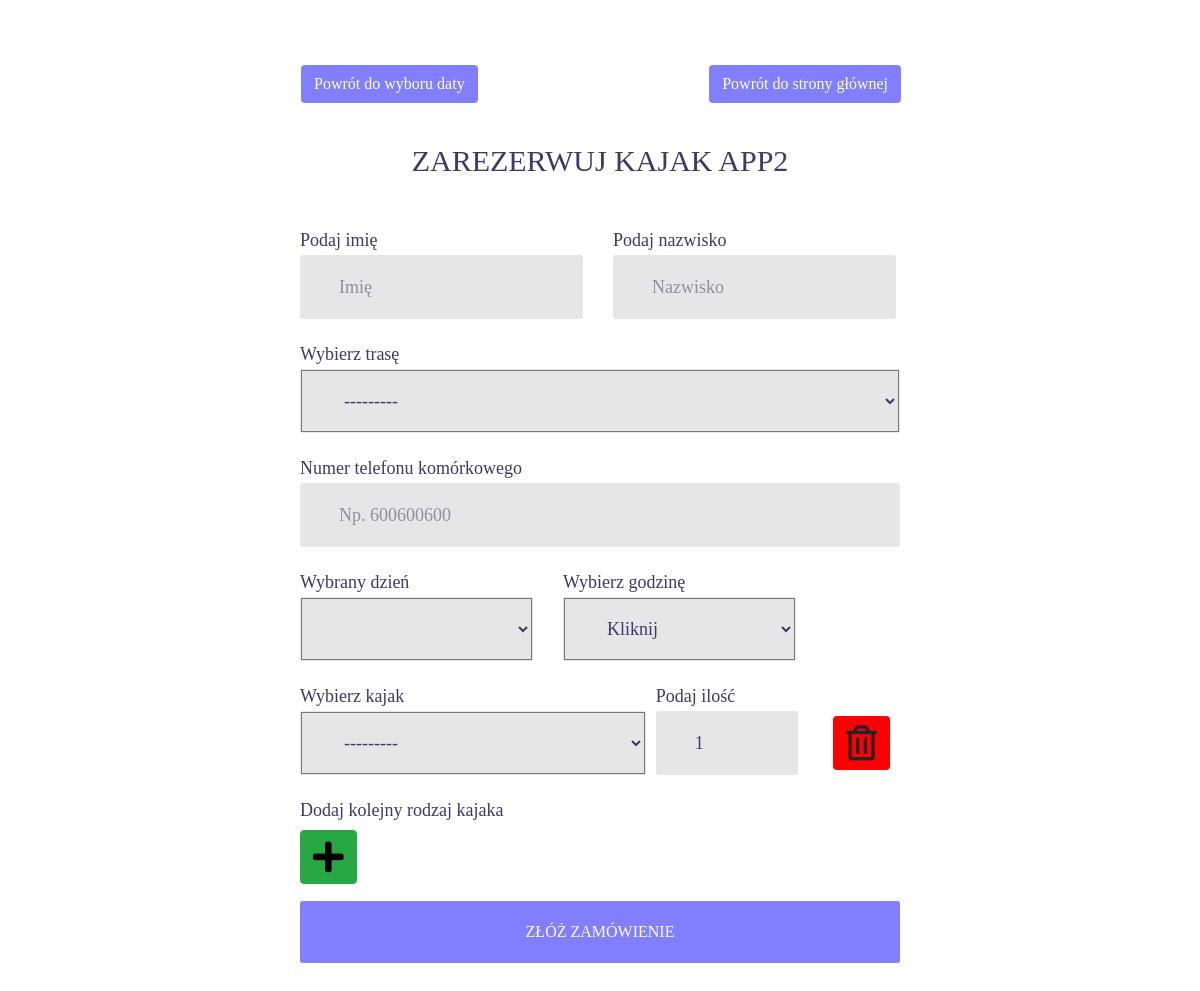
The app's page /app2/create/, older data.
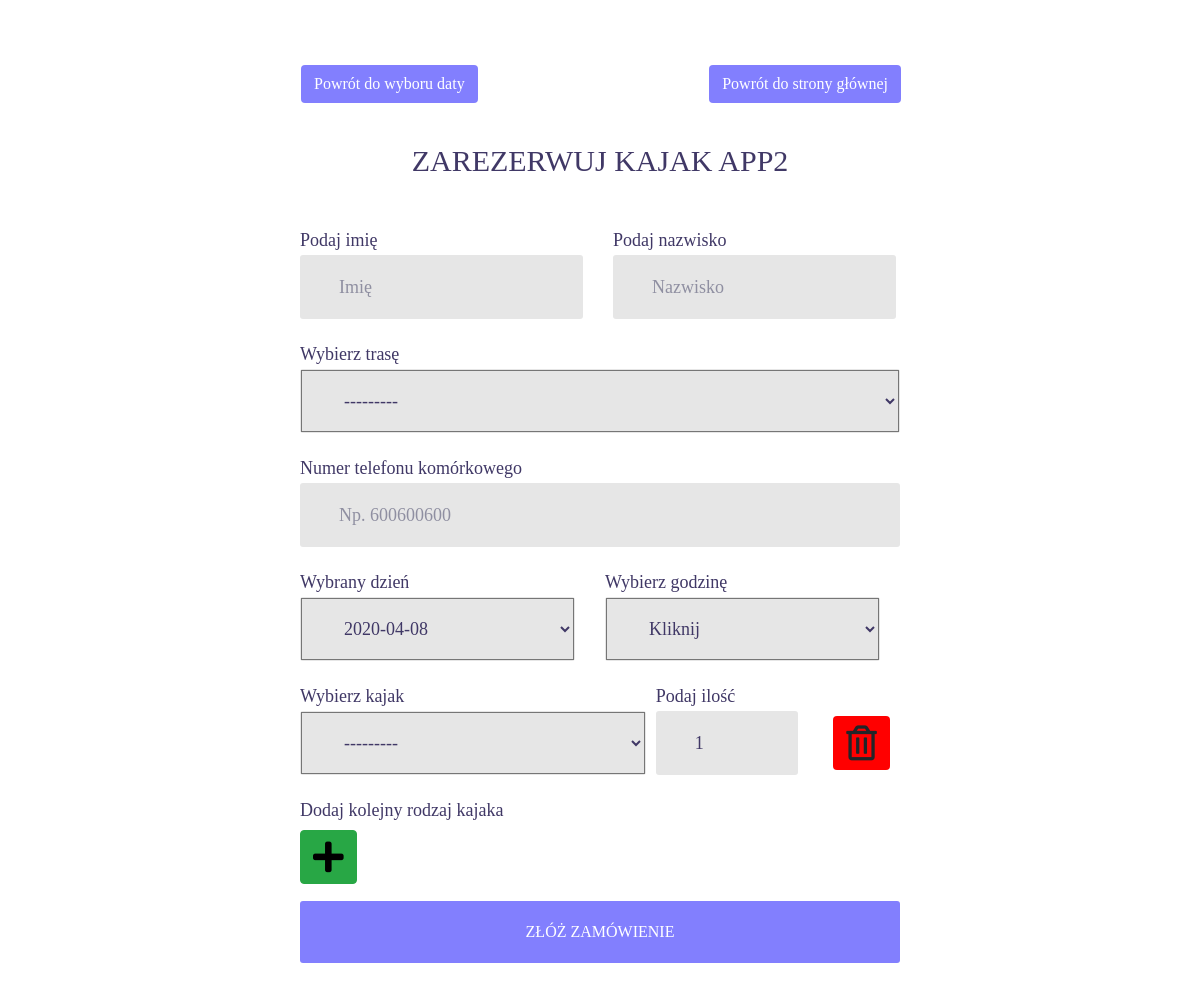
The same page, newer data.
### app2/models.py (models this page shows)
class BookingDate(models.Model):
    booking_date = models.DateField()
    def __str__(self):
        return '{}'.format(self.booking_date)

### app2/views.py (the view, shortened to what this page needs)
# urls.py: path('create/', BookingCreateView.as_view(), name='app1_create'),
class BookingCreateView(CreateView):
    model = Booking
    template_name = 'app2/booking/create_app2.html'
    form_class = BookingCreateForm
    success_url = reverse_lazy('registration:login')
    def get_context_data(self, **kwargs):
        data = super(BookingCreateView, self).get_context_data(**kwargs)
        data['current_time'] = datetime.datetime.now().time()
        data['start_break'] = datetime.time(12)
        data['stop_break'] = datetime.time(12, 30)
        data['app1_date_list'] = DateList.objects.values_list('date', flat=True)
        data['current_day'] = datetime.datetime.now().date()
        if self.request.POST:
            data['kayak_set'] = TermKayaksFormSet(self.request.POST, instance=self.object, prefix='kayak_set')
        else:
            data['kayak_set'] = TermKayaksFormSet(instance=self.object, prefix='kayak_set')
        return data

### app2/forms.py (shortened to what this page needs)
class BookingCreateForm(forms.ModelForm):
    class Meta:
        model = Booking
        exclude = ['user', 'email']

### app2/forms.py (called while the page is built)
    def full_clean(self):
        super(CustomFormSet, self).full_clean()
        for error in self._non_form_errors.as_data():
            if error.code == 'too_many_forms':
                error.message = "Maksymalna ilość dodatkowych pól z kajakami to %d." % self.max_num

### app2/models.py (called while the page is built)
def booking_dates_limit():
    current_day = datetime.datetime.now().date()
    booking_dates_list = BookingDate.objects.values_list('booking_date', flat=True)
    current_time = datetime.datetime.now().time()
    change_time = datetime.time(12)
    if current_day in booking_dates_list:
        if current_time < change_time:
            return {'booking_date__exact': datetime.datetime.now().date()}
        elif current_time >= change_time:
            return {'booking_date__gt': datetime.datetime.now().date()}
    else:
        return {'booking_date__gt': datetime.datetime.now().date()}

    def __str__(self):
        return '{}. Dostępnosc {}'.format(self.name, self.store)

    def __str__(self):
        return 'Trasa {}, dystans: {}'.format(self.name, self.distance)

### templates/app2/booking/create_app2.html (shortened to what the changed rows need)
{% extends "base.html" %}
{% load static %}
{% load widget_tweaks %}
{% load bootstrap4 %}
{% block body %}
<div class="limiter">
	<div class="container-login100">
		<div class="row wrap-login100 p-t-50 p-b-90" style="width:600px">
			{% if current_time >= start_break and current_time <= stop_break %}
				<div class="p-t-50" style="width: 100%">
					<span class="login100-form-title p-b-40 p-t-100" style="text-align:center">Przerwa techniczna</span>
					<span class="login100-form-title p-b-150" style="text-align:center">Wracamy o 12:30 :)</span>
				</div>
			{% else %}
				<form class="login100-form validate-form flex-sb flex-w" method="post" role="form">
					<span class="login100-form-title p-b-51 p-t-40">
						Zarezerwuj kajak APP2
					</span>
					<div class="row">
						<div class="col-sm-6">
							<span class="input100" style="height: 25px; padding: 0px">Podaj imię</span>
							<div class="wrap-input100 m-b-25">
								{{ form.first_name|add_class:"input100"|attr:"type:text"|attr:"placeholder:Imię"|attr:"name:first_name" }}
							</div>
						</div>
						<div class="col-sm-6">
							<span class="input100" style="height: 25px; padding: 0px">Podaj nazwisko</span>
							<div class="wrap-input100 m-b-25">
								{{ form.last_name|add_class:"input100"|attr:"type:text"|attr:"placeholder:Nazwisko"|attr:"name:last_name" }}
							</div>
						</div>
					</div>
					<span class="input100" style="height: 25px; padding: 0px">Wybierz trasę</span>
					<div class="wrap-input100 validate-input m-b-25">
						{{ form.route|add_class:"input100"|attr:"name:route" }}
					</div>
					<span class="input100" style="height: 25px; padding: 0px">Numer telefonu komórkowego</span>
					<div class="wrap-input100 validate-input m-b-25">
						{{ form.phone|add_class:"input100"|attr:"name:phone"|attr:"placeholder:Np. 600600600" }}
					</div>
					<div class="row">
						<div class="col-sm-6">
							<span class="input100" style="height: 25px; padding: 0px">Wybrany dzień</span>
							<div class="wrap-input100 validate-input m-b-25 m-r-250">
								{{ form.booking_date|add_class:"input100" }}
							</div>
						</div>
						<div class="col-sm-6">
							<span class="input100" style="height: 25px; padding: 0px">Wybierz godzinę</span>
							<div class="wrap-input100 validate-input m-b-25">
								{{ form.time|add_class:"input100"|attr:"type:time"|attr:"name:time" }}
							</div>
						</div>
					</div>
					{% for form in kayak_set %}
					<div class="row form-row spacer">
						<div class="col-sm-7">
							<div class="form-group">
								<span class="input100" style="height: 25px; padding: 0px">Wybierz kajak</span>
								<div class="wrap-input100 validate-input m-b-25" data-validate = "">
									{{ form.kayak|add_class:"input100"|attr:"type:text" }}
								</div>
							</div>
						</div>
						<div class="col-sm-3">
							<div class="form-group">
								<span class="input100" style="height: 25px; padding: 0px">Podaj ilość</span>
								<div class="wrap-input100 validate-input m-b-25" data-validate = "">
									{{ form.quantity|add_class:"input100"|attr:"type:number" }}
								</div>
							</div>
						</div>
						<div class="col-sm-2">
							<span class="input100" style="height: 25px; padding: 0px"><br></span>
							<a class="btn remove-form-row m-l-25 m-t-5" style="background-color: red;"><i class="far fa-trash-alt" style="font-size: 35px;"></i></a>
						</div>
					</div>
					{% endfor %}
					<span class="input100" style="height: 25px; padding: 0px">Dodaj kolejny rodzaj kajaka</span>
					<a href="#" id="add_form" class="btn btn-success add-form-row m-t-5" style="color: black"><i class="fas fa-plus" style="font-size: 35px;"></i></a>
					<div class="container-login100-form-btn m-t-17">
						<button class="login100-form-btn">
							Złóż zamówienie
						</button>
					</div>
				</form>
			{% endif %}
		</div>
	</div>
</div>
{% endblock %}

Row changes from the older to the newer data that the page shows:
added BookingDate: booking_date "2020-04-08"
